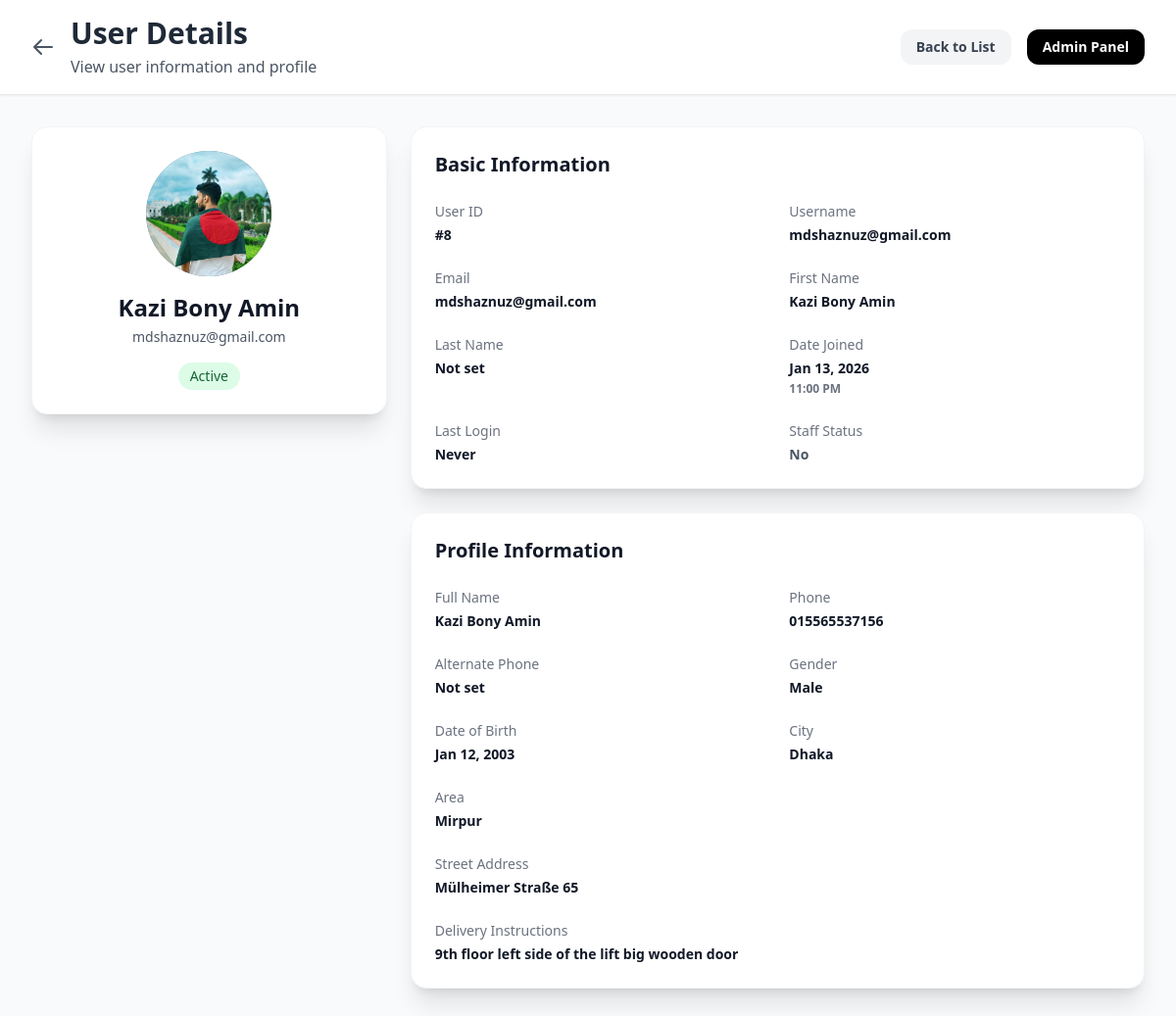
/account/users/8/, run on the app's committed database.
### account/models.py (models this page shows, shortened)
class UserProfile(models.Model):
    GENDER_CHOICES = [
        ('Male', 'Male'),
        ('Female', 'Female'),
        ('Other', 'Other'),
    ]
    user = models.OneToOneField(User, on_delete=models.CASCADE, related_name='profile')
    full_name = models.CharField(max_length=255, blank=True)
    date_of_birth = models.DateField(null=True, blank=True)
    gender = models.CharField(max_length=10, choices=GENDER_CHOICES, blank=True)
    city = models.CharField(max_length=100, blank=True)
    area = models.CharField(max_length=100, blank=True)
    street_address = models.TextField(blank=True)
    phone = models.CharField(max_length=20, blank=True)
    alternate_phone = models.CharField(max_length=20, blank=True)
    delivery_instructions = models.TextField(blank=True)
    profile_image = models.ImageField(upload_to='profile_images/', null=True, blank=True)
    created_at = models.DateTimeField(auto_now_add=True)
    updated_at = models.DateTimeField(auto_now=True)
    class Meta:
        verbose_name = "User Profile"
        verbose_name_plural = "User Profiles"

### account/views.py (the view)
# urls.py: path('users/<int:user_id>/', views.user_details, name='user_details'),
def user_details(request, user_id):
    try:
        user = User.objects.get(id=user_id)
        profile = None
        try:
            profile = UserProfile.objects.get(user=user)
        except UserProfile.DoesNotExist:
            pass
        context = {
            'user': user,
            'profile': profile
        }
        return render(request, 'account/user_details.html', context)
    except User.DoesNotExist:
        from django.http import Http404
        raise Http404("User not found")

### account/templates/account/user_details.html (shortened to what this page needs)
<!DOCTYPE html>
<html lang="en">
<head>
    <script src="https://cdn.tailwindcss.com"></script>
</head>
<body class="bg-gray-50 dark:bg-gray-900 min-h-screen transition-colors duration-300">
    <div class="min-h-screen">
        <header class="bg-white dark:bg-gray-800 shadow-sm border-b border-gray-200 dark:border-gray-700 sticky top-0 z-50 transition-colors duration-300">
            <div class="max-w-7xl mx-auto px-4 sm:px-6 lg:px-8 py-4">
                <div class="flex items-center justify-between">
                    <div class="flex items-center gap-4">
                        <a href="{% url 'user_list' %}" class="text-gray-600 dark:text-gray-400 hover:text-gray-900 dark:hover:text-white transition">
                            <svg class="w-6 h-6" fill="none" stroke="currentColor" viewBox="0 0 24 24">
                                <path stroke-linecap="round" stroke-linejoin="round" stroke-width="2" d="M10 19l-7-7m0 0l7-7m-7 7h18"></path>
                            </svg>
                        </a>
                        <div>
                            <h1 class="text-2xl sm:text-3xl font-bold text-gray-800 dark:text-white">User Details</h1>
                            <p class="text-gray-600 dark:text-gray-400 text-sm sm:text-base mt-1">View user information and profile</p>
                        </div>
                    </div>
                    <div class="flex items-center gap-4">
                        <a href="{% url 'user_list' %}" class="px-4 py-2 bg-gray-100 dark:bg-gray-700 text-gray-700 dark:text-gray-200 rounded-xl hover:bg-gray-200 dark:hover:bg-gray-600 transition text-sm font-semibold">
                            Back to List
                        </a>
                        <a href="/admin/" class="px-4 py-2 bg-black dark:bg-gray-700 text-white rounded-xl hover:bg-gray-900 dark:hover:bg-gray-600 transition text-sm font-semibold">
                            Admin Panel
                        </a>
                    </div>
                </div>
            </div>
        </header>
        <main class="max-w-7xl mx-auto px-4 sm:px-6 lg:px-8 py-6 sm:py-8">
            <div class="grid grid-cols-1 lg:grid-cols-3 gap-6">
                <div class="lg:col-span-1">
                    <div class="bg-white dark:bg-gray-800 rounded-2xl shadow-xl dark:shadow-gray-900/50 border border-gray-100 dark:border-gray-700 transition-colors duration-300 p-6">
                        <div class="flex flex-col items-center text-center">
                            <div class="h-24 w-24 sm:h-32 sm:w-32 rounded-full bg-gradient-to-br from-gray-400 to-gray-600 dark:from-gray-500 dark:to-gray-700 flex items-center justify-center mb-4 overflow-hidden">
                                {% if profile.profile_image %}
                                    <img src="{{ profile.profile_image.url }}" alt="Profile Image" class="w-full h-full object-cover">
                                {% else %}
                                    <span class="text-white text-3xl sm:text-4xl font-bold">
                                        {{ user.first_name|first|upper|default:user.username|first|upper }}
                                    </span>
                                {% endif %}
                            </div>
                            <h2 class="text-xl sm:text-2xl font-bold text-gray-900 dark:text-white mb-1">
                                {{ user.first_name|default:user.username|default:"No Name" }}
                            </h2>
                            <p class="text-gray-600 dark:text-gray-400 text-sm mb-4">{{ user.email }}</p>
                            {% if user.is_active %}
                            <span class="inline-flex items-center px-3 py-1 rounded-full text-sm font-medium bg-green-100 text-green-800 dark:bg-green-900/30 dark:text-green-400">
                                Active
                            </span>
                            {% else %}
                            <span class="inline-flex items-center px-3 py-1 rounded-full text-sm font-medium bg-red-100 text-red-800 dark:bg-red-900/30 dark:text-red-400">
                                Inactive
                            </span>
                            {% endif %}
                        </div>
                    </div>
                </div>
                <div class="lg:col-span-2 space-y-6">
                    <div class="bg-white dark:bg-gray-800 rounded-2xl shadow-xl dark:shadow-gray-900/50 border border-gray-100 dark:border-gray-700 transition-colors duration-300 p-6">
                        <h3 class="text-xl font-bold text-gray-900 dark:text-white mb-6">Basic Information</h3>
                        <dl class="grid grid-cols-1 sm:grid-cols-2 gap-4 sm:gap-6">
                            <div>
                                <dt class="text-sm font-medium text-gray-500 dark:text-gray-400 mb-1">User ID</dt>
                                <dd class="text-sm font-semibold text-gray-900 dark:text-white">#{{ user.id }}</dd>
                            </div>
                            <div>
                                <dt class="text-sm font-medium text-gray-500 dark:text-gray-400 mb-1">Username</dt>
                                <dd class="text-sm font-semibold text-gray-900 dark:text-white">{{ user.username }}</dd>
                            </div>
                            <div>
                                <dt class="text-sm font-medium text-gray-500 dark:text-gray-400 mb-1">Email</dt>
                                <dd class="text-sm font-semibold text-gray-900 dark:text-white break-all">{{ user.email }}</dd>
                            </div>
                            <div>
                                <dt class="text-sm font-medium text-gray-500 dark:text-gray-400 mb-1">First Name</dt>
                                <dd class="text-sm font-semibold text-gray-900 dark:text-white">{{ user.first_name|default:"Not set" }}</dd>
                            </div>
                            <div>
                                <dt class="text-sm font-medium text-gray-500 dark:text-gray-400 mb-1">Last Name</dt>
                                <dd class="text-sm font-semibold text-gray-900 dark:text-white">{{ user.last_name|default:"Not set" }}</dd>
                            </div>
                            <div>
                                <dt class="text-sm font-medium text-gray-500 dark:text-gray-400 mb-1">Date Joined</dt>
                                <dd class="text-sm font-semibold text-gray-900 dark:text-white">
                                    {{ user.date_joined|date:"M d, Y" }}<br>
                                    <span class="text-xs text-gray-500 dark:text-gray-400">{{ user.date_joined|date:"h:i A" }}</span>
                                </dd>
                            </div>
                            <div>
                                <dt class="text-sm font-medium text-gray-500 dark:text-gray-400 mb-1">Last Login</dt>
                                <dd class="text-sm font-semibold text-gray-900 dark:text-white">
                                    {% if user.last_login %}
                                        {{ user.last_login|date:"M d, Y" }}<br>
                                        <span class="text-xs text-gray-500 dark:text-gray-400">{{ user.last_login|date:"h:i A" }}</span>
                                    {% else %}
                                        Never
                                    {% endif %}
                                </dd>
                            </div>
                            <div>
                                <dt class="text-sm font-medium text-gray-500 dark:text-gray-400 mb-1">Staff Status</dt>
                                <dd class="text-sm font-semibold text-gray-900 dark:text-white">
                                    {% if user.is_staff %}
                                        <span class="text-green-600 dark:text-green-400">Yes</span>
                                    {% else %}
                                        <span class="text-gray-600 dark:text-gray-400">No</span>
                                    {% endif %}
                                </dd>
                            </div>
                        </dl>
                    </div>
                    <div class="bg-white dark:bg-gray-800 rounded-2xl shadow-xl dark:shadow-gray-900/50 border border-gray-100 dark:border-gray-700 transition-colors duration-300 p-6">
                        <h3 class="text-xl font-bold text-gray-900 dark:text-white mb-6">Profile Information</h3>
                        {% if profile %}
                        <dl class="grid grid-cols-1 sm:grid-cols-2 gap-4 sm:gap-6">
                            <div>
                                <dt class="text-sm font-medium text-gray-500 dark:text-gray-400 mb-1">Full Name</dt>
                                <dd class="text-sm font-semibold text-gray-900 dark:text-white">{{ profile.full_name|default:"Not set" }}</dd>
                            </div>
                            <div>
                                <dt class="text-sm font-medium text-gray-500 dark:text-gray-400 mb-1">Phone</dt>
                                <dd class="text-sm font-semibold text-gray-900 dark:text-white">{{ profile.phone|default:"Not set" }}</dd>
                            </div>
                            <div>
                                <dt class="text-sm font-medium text-gray-500 dark:text-gray-400 mb-1">Alternate Phone</dt>
                                <dd class="text-sm font-semibold text-gray-900 dark:text-white">{{ profile.alternate_phone|default:"Not set" }}</dd>
                            </div>
                            <div>
                                <dt class="text-sm font-medium text-gray-500 dark:text-gray-400 mb-1">Gender</dt>
                                <dd class="text-sm font-semibold text-gray-900 dark:text-white">{{ profile.gender|default:"Not set" }}</dd>
                            </div>
                            <div>
                                <dt class="text-sm font-medium text-gray-500 dark:text-gray-400 mb-1">Date of Birth</dt>
                                <dd class="text-sm font-semibold text-gray-900 dark:text-white">
                                    {% if profile.date_of_birth %}
                                        {{ profile.date_of_birth|date:"M d, Y" }}
                                    {% else %}
                                        Not set
                                    {% endif %}
                                </dd>
                            </div>
                            <div>
                                <dt class="text-sm font-medium text-gray-500 dark:text-gray-400 mb-1">City</dt>
                                <dd class="text-sm font-semibold text-gray-900 dark:text-white">{{ profile.city|default:"Not set" }}</dd>
                            </div>
                            <div>
                                <dt class="text-sm font-medium text-gray-500 dark:text-gray-400 mb-1">Area</dt>
                                <dd class="text-sm font-semibold text-gray-900 dark:text-white">{{ profile.area|default:"Not set" }}</dd>
                            </div>
                            <div class="sm:col-span-2">
                                <dt class="text-sm font-medium text-gray-500 dark:text-gray-400 mb-1">Street Address</dt>
                                <dd class="text-sm font-semibold text-gray-900 dark:text-white">{{ profile.street_address|default:"Not set" }}</dd>
                            </div>
                            <div class="sm:col-span-2">
                                <dt class="text-sm font-medium text-gray-500 dark:text-gray-400 mb-1">Delivery Instructions</dt>
                                <dd class="text-sm font-semibold text-gray-900 dark:text-white">{{ profile.delivery_instructions|default:"Not set" }}</dd>
                            </div>
                        </dl>
                        {% else %}
                        <div class="text-center py-8">
                            <p class="text-gray-600 dark:text-gray-400">No profile information available</p>
                        </div>
                        {% endif %}
                    </div>
                </div>
            </div>
        </main>
    </div>
</body>
</html>

### data on the page
UserProfile: profile_image (picture), full_name "Kazi Bony Amin", phone "015565537156", alternate_phone "Not set", gender "Male", date_of_birth "Jan 12, 2003", city "Dhaka", area "Mirpur", street_address "Mülheimer Straße 65", delivery_instructions "9th floor left side of the lift big wooden door"

### other printed values
{{ user.first_name|default:user.username|default:"No Name" }} "Kazi Bony Amin"
{{ user.email }} "mdshaznuz@gmail.com"
{{ user.id }} "8"
{{ user.username }} "mdshaznuz@gmail.com"
{{ user.first_name|default:"Not set" }} "Kazi Bony Amin"
{{ user.last_name|default:"Not set" }} "Not set"
{{ user.date_joined|date:"M d, Y" }} "Jan 13, 2026"
{{ user.date_joined|date:"h:i A" }} "11:00 PM"
